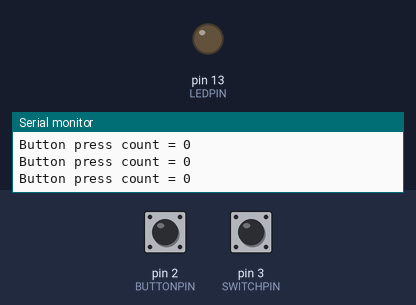
Bench run of a sketch on a simulated Arduino Uno, built with avr-gcc and run on an emulated ATmega328P. Parts: output pins drawn as LEDs (lit = HIGH), the last lines printed to the serial monitor. Dashed ring = blinking. The inputs (shaded band) are chosen by the test bench; at power-on: pin 2 (BUTTONPIN) HIGH, pin 3 (SWITCHPIN) HIGH.

Above: at 1.2 s.
1.3 s: pin 2 (BUTTONPIN) pulled LOW for 0.15 s
4.4 s: pin 3 (SWITCHPIN) pulled LOW for 0.15 s
At 4.8 s:
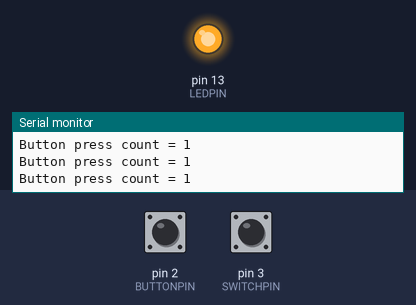
6.4 s: pin 2 (BUTTONPIN) pulled LOW for 1 s
10.4 s: pin 3 (SWITCHPIN) pulled LOW for 1 s
At 11.6 s:
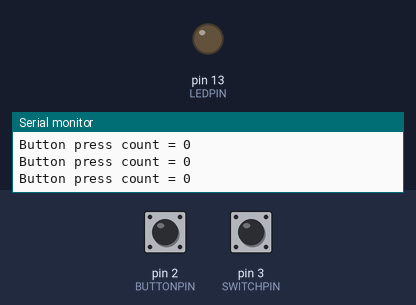
14.4 s: pin 2 (BUTTONPIN) pulsed LOW 2 times (0.12 s each, 0.3 s apart)
18.0 s: pin 3 (SWITCHPIN) driven LOW
At 18.4 s:
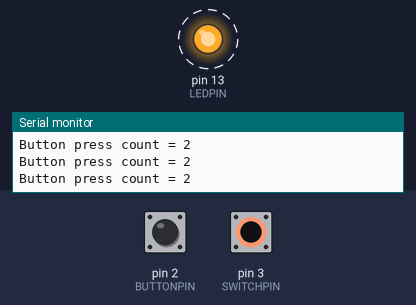
Timing chart, 0 to 21.0 s (numbered marks = the images above; inputs shaded):
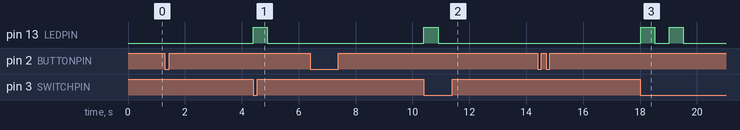

Measured:
- after the input at 4.4 s, pin 13 (LEDPIN): LOW → HIGH at once, → LOW 0.50 s later
- after the input at 10.4 s, pin 13 (LEDPIN): LOW → HIGH at once, → LOW 0.50 s later
- after the input at 18.0 s, pin 13 (LEDPIN): alternates HIGH for 0.50 s and LOW for 0.50 s, 4 changes in all, then stays LOW, starting at once

The sketch:

Code.ino
```cpp
/* Interfacing the buttons to Ardunio Uno.
 * Demonstrating to count the n time LED blinks and display in Serial monitor when n time button is pressed
 *
 * Hardware Component:
 * Arduino Uno
 * Buttons
 * LED
 *
 * Hardware Connection:-
 * D3 of Arduino Uno is connected to Switch/Button pin to count the number of time button is pressed
 * D2 of Arduino Uno is connected to Button pin to start blinking process
 * D13 of Arduino Uno is connected to Led
 *
 * Author : Sahana B G
 * Date   : 30 Apr 2021
 *
 */

// Pin configuration
const unsigned char SWITCHPIN = 3;
const unsigned char BUTTONPIN = 2;
const unsigned char LEDPIN = 13;

// Variable to store button count
static char buttonCount;

void setup()
{
  // BaudRate for serial monitor
  Serial.begin(9600);

  // Configuring I/O pins
  pinMode(BUTTONPIN, INPUT);
  pinMode(SWITCHPIN, INPUT);
  pinMode(LEDPIN, OUTPUT);
  digitalWrite(BUTTONPIN, HIGH);      // Set pullup resistor

}

// Keep in mind the pull-up means the pushbutton's logic is inverted. It goes
// HIGH when it's open, and LOW when it's pressed. Turn on pin 13 when the
// button's pressed, and off when it's not:

void loop()
{
  // Initial condition for LED
  digitalWrite(LEDPIN, LOW);

  if (digitalRead(BUTTONPIN) == LOW)  // check if button was pressed
  {
   while (digitalRead(BUTTONPIN) == LOW);
    buttonCount++;
    delay(250);                       // add delay for debouncing
  }

  // Displaying Button value in serial terminal
  Serial.print ("Button press count = ");
  Serial.println(buttonCount, DEC);  // displays button count in decimal

  if(digitalRead(SWITCHPIN) == LOW) // check if switch was pressed
  {
    for (byte n = 1; n <= buttonCount; n++)
     {
      digitalWrite(LEDPIN, HIGH);
      delay(500);
      digitalWrite(LEDPIN, LOW);
      delay(500);
    }
    buttonCount = 0; // Reset count for next iteration
  }
}
```
